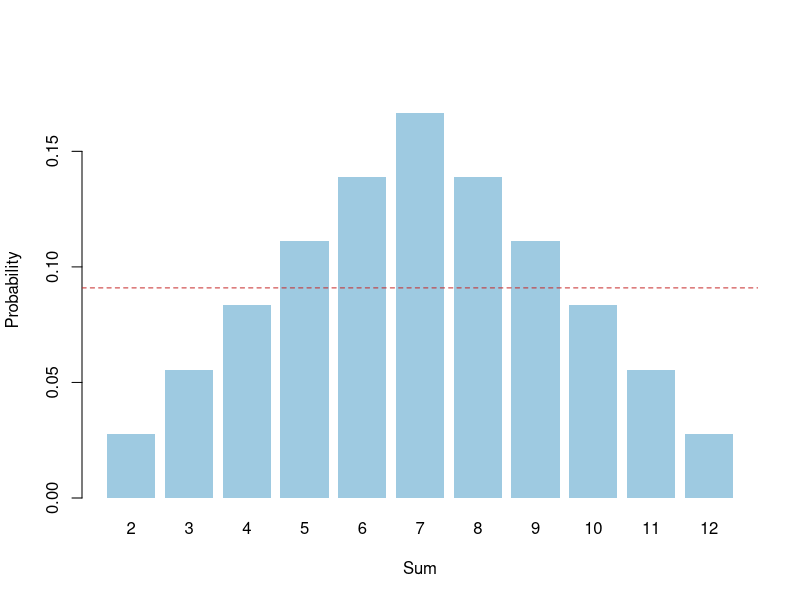

Generate this figure with R:
## ---- chunk 1
#| label: setup
#| include: false
set.seed(2026)
fmt <- function(x, d = 2) formatC(x, format = "f", digits = d, big.mark = ",")
pct <- function(x, d = 1) paste0(fmt(100 * x, d), "%")
## ---- chunk 2
#| label: fig-sums
#| fig-cap: "Probability of each sum of two dice. The dashed line is the incorrect value 1/11."
#| fig-height: 3.6
omega <- expand.grid(d1 = 1:6, d2 = 1:6)
p_sum <- table(omega$d1 + omega$d2) / nrow(omega)

barplot(p_sum, col = "#9ecae1", border = NA, ylim = c(0, 0.18),
        xlab = "Sum", ylab = "Probability")
abline(h = 1/11, lty = 2, col = "#c62828")
## ---- chunk 3
#| label: consecutive
consecutive <- abs(omega$d1 - omega$d2) == 1
sum(consecutive)
mean(consecutive)
## ---- chunk 4
#| label: rational-roots
k <- omega$d1; l <- omega$d2
D <- k^2 - 4 * l
rational <- D >= 0 & sqrt(pmax(D, 0)) == round(sqrt(pmax(D, 0)))
omega[rational, ]
mean(rational)
## ---- chunk 5
#| label: union-rule
A <- omega$d1 + omega$d2 == 7
B <- omega$d1 == 6 | omega$d2 == 6
c(`P(A ∪ B)` = mean(A | B),
  `P(A) + P(B) − P(A ∩ B)` = mean(A) + mean(B) - mean(A & B))
